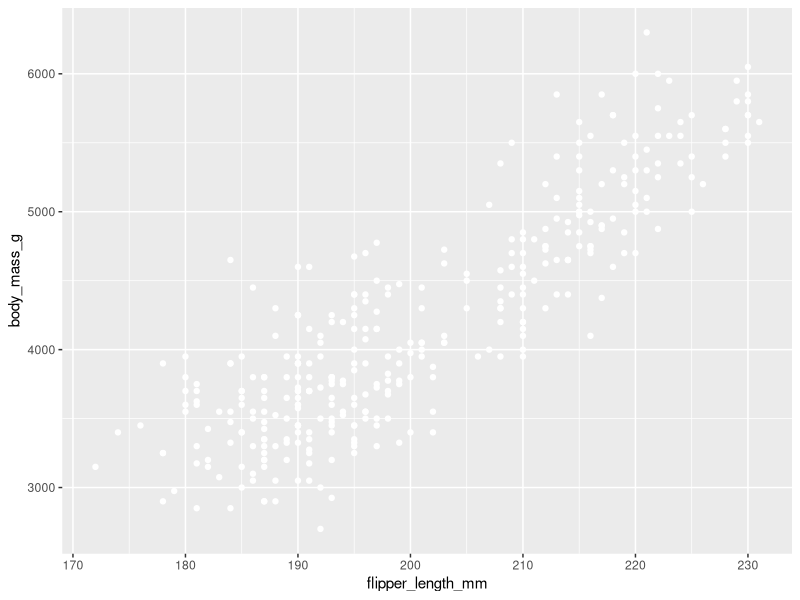

Source code (R):
library("ggplot2")
library("palmerpenguins")
#map set every points in the scatter map to color white 
ggplot(data =penguins) +
geom_point(mapping = aes( x= flipper_length_mm, y = body_mass_g), color= "white")


